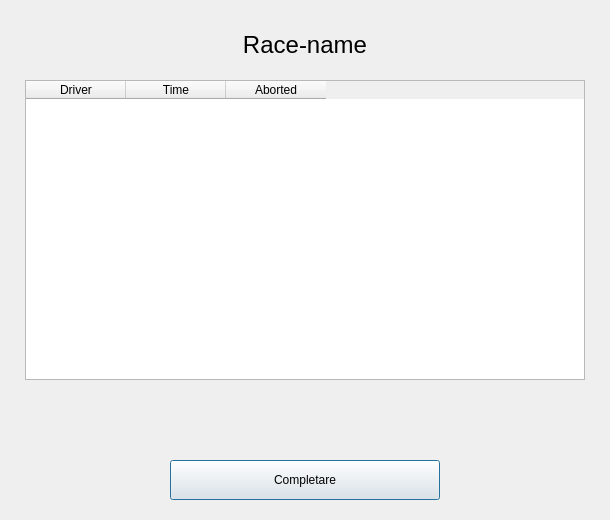
<?xml version="1.0" encoding="UTF-8"?>
<ui version="4.0">
 <class>resultPage</class>
 <widget class="QDialog" name="resultPage">
  <property name="geometry">
   <rect>
    <x>0</x>
    <y>0</y>
    <width>610</width>
    <height>520</height>
   </rect>
  </property>
  <property name="windowTitle">
   <string>resultPage</string>
  </property>
  <widget class="QPushButton" name="pushButton">
   <property name="geometry">
    <rect>
     <x>170</x>
     <y>460</y>
     <width>270</width>
     <height>40</height>
    </rect>
   </property>
   <property name="text">
    <string>Completare</string>
   </property>
  </widget>
  <widget class="QTableWidget" name="tableWidget">
   <property name="geometry">
    <rect>
     <x>25</x>
     <y>80</y>
     <width>560</width>
     <height>300</height>
    </rect>
   </property>
   <column>
    <property name="text">
     <string>Driver</string>
    </property>
   </column>
   <column>
    <property name="text">
     <string>Time</string>
    </property>
   </column>
   <column>
    <property name="text">
     <string>Aborted</string>
    </property>
   </column>
  </widget>
  <widget class="QLabel" name="raceNameLabel">
   <property name="geometry">
    <rect>
     <x>0</x>
     <y>20</y>
     <width>610</width>
     <height>50</height>
    </rect>
   </property>
   <property name="font">
    <font>
     <pointsize>18</pointsize>
    </font>
   </property>
   <property name="text">
    <string>Race-name</string>
   </property>
   <property name="alignment">
    <set>Qt::AlignCenter</set>
   </property>
  </widget>
 </widget>
 <layoutdefault spacing="6" margin="11"/>
 <resources/>
 <connections/>
</ui>
